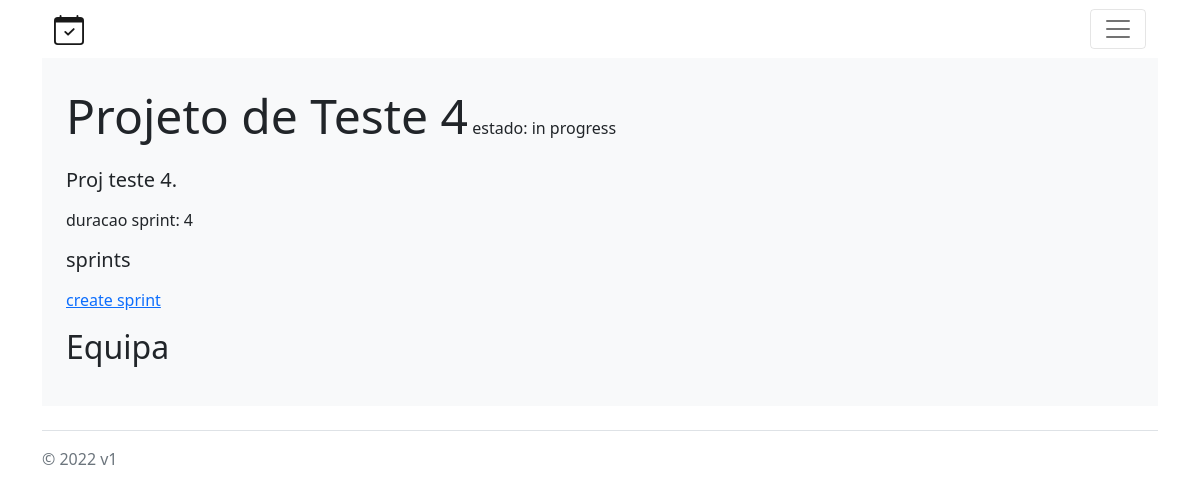
The app's page /projects/5 (signed in) with its own data.
### scrum/models.py (models this page shows)
class Project(models.Model):
    title = models.TextField()
    description = models.TextField()
    created_by = models.ForeignKey(User, on_delete=models.CASCADE, related_name='from+')
    group = models.ForeignKey(Group, on_delete=models.CASCADE)
    created_at = models.DateTimeField(auto_now_add=True)
    tasks = models.ManyToManyField(Task)
    sprints = models.ManyToManyField(Sprint)
    sprint_duration = models.IntegerField()
    password = models.TextField()
    IN_PROGRESS = 1
    FINISHED = 2
    STATE_CHOICES = (
        (IN_PROGRESS, 'In Progress'),
        (FINISHED, 'Finished'),
    )
    state = models.PositiveSmallIntegerField(choices=STATE_CHOICES, blank=True, null=True)
    class Meta:
        permissions = (
            ('master', 'Master Permissions'),
            ('developer', 'Developer Permissions'),
            ('boss', 'Boss Permissions'),
        )

### scrum/views.py (the view)
# urls.py: path('projects/<int:project_id>', scrum_views.project, name='project-overview'),
def project(request, project_id=None):
    user_prof = UserProfile.objects.filter(user=request.user).first()
    proj = Project.objects.filter(id=project_id)
    return render(request, 'scrum/project_overview.html', {'title': f"{proj.first().title} dashboard",
                                                             'permission': request.user.has_perm('master',
                                                                                                 user_prof.projects.first()),
                                                             'projects': user_prof.projects.all().values(),
                                                             'project': proj.values()[0],
                                                             'sprints': proj.first().sprints.values(),
                                                             'team': User.objects.filter(groups__id=proj.first().group.id).values()})

### scrum/templates/scrum/project_overview.html (shortened to what this page needs)
{% extends "scrum/base.html" %}
{% block content %}
<p><span style="font-size: 3em;">{{project.title}}</span><span>
  estado:
  {% if project.state == 1 %}
     in progress
  {% elif project.state == 2 %}
    finished
  {% endif %}
</span></p>
<p><h5>{{project.description}}</h5>
</p>
<p>duracao sprint: {{project.sprint_duration}}</p>
<p><h5>sprints</h5></p>
<a href="{% url 'create-sprint' project.id %}">create sprint</a>
<br>
<p><h2>Equipa</h2></p>
{% endblock content %}

### records on screen
Project: title "Projeto de Teste 4", description "Proj teste 4.", sprint_duration "4"
